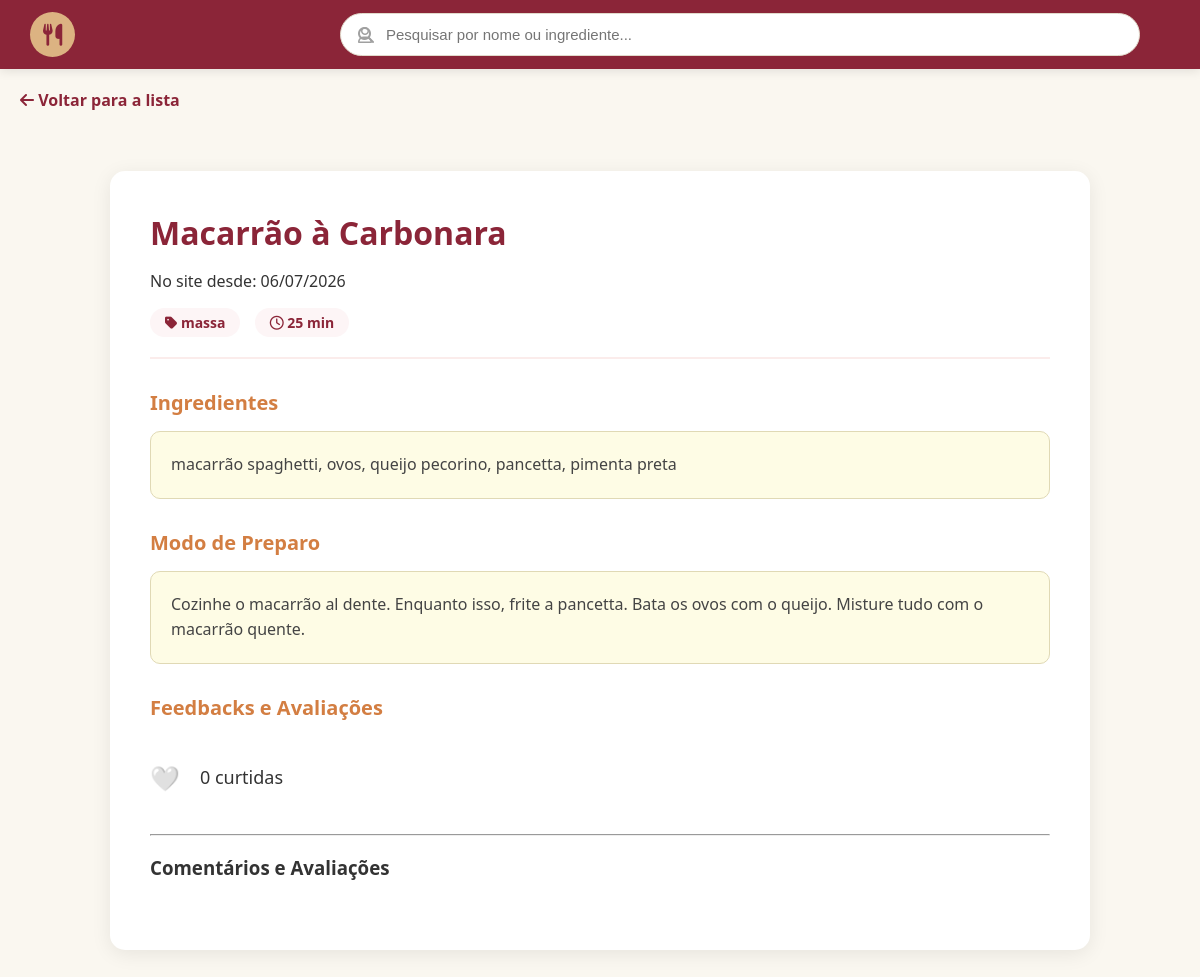
Page /views/recipes/recipe_view.php?id=3 on the committed database.
### tables this page shows
CREATE TABLE recipes (
    id INT AUTO_INCREMENT PRIMARY KEY,
    name VARCHAR(150) NOT NULL,
    ingredients TEXT NOT NULL,
    description TEXT,
    preparation_time INT,
    category VARCHAR(50),
    price DECIMAL(10, 2) DEFAULT 0.00,
    is_public BOOLEAN DEFAULT TRUE,
    
    user_id INT NULL,
    chef_id INT NULL,
    restaurant_id INT NULL,

    created_at TIMESTAMP DEFAULT CURRENT_TIMESTAMP,
    updated_at TIMESTAMP DEFAULT CURRENT_TIMESTAMP ON UPDATE CURRENT_TIMESTAMP,
    deleted_at DATETIME,

    CONSTRAINT fk_recipe_user FOREIGN KEY (user_id) REFERENCES users(id) ON DELETE CASCADE,
    CONSTRAINT fk_recipe_chef FOREIGN KEY (chef_id) REFERENCES chef(id) ON DELETE CASCADE,
    CONSTRAINT fk_recipe_restaurant FOREIGN KEY (restaurant_id) REFERENCES restaurants(id) ON DELETE CASCADE
);

### config/database.php (called while the page is built, shortened)
<?php
class database {
    private static $conexao = null;
    public static function getConexao() {
        if (self::$conexao === null) {
            try {
                $dsn = "mysql:host=" . DB_HOST . ";dbname=" . DB_NAME . ";charset=utf8mb4";
                self::$conexao = new PDO($dsn, DB_USER, DB_PASS, [
                    PDO::ATTR_ERRMODE => PDO::ERRMODE_EXCEPTION,
                    PDO::ATTR_DEFAULT_FETCH_MODE => PDO::FETCH_ASSOC,
                    PDO::ATTR_EMULATE_PREPARES => false,
                ]);
            } catch (PDOException $e) {
                die("Erro de conexão: " . $e->getMessage());
            }
        }
        return self::$conexao;
    }
}

### models/dao/recipeDAO.php (called while the page is built, shortened)
<?php
require_once dirname(__DIR__, 2) . '/config/database.php';
require_once dirname(__DIR__) . '/model/recipe.php';
class recipeDAO {
    private $conn;
    public function __construct() {
        $this->conn = database::getConexao();
    }
    public function read($id) {
        $sql = "SELECT r.*,
                COALESCE(u.name, c.name, res.name) as owner_name
                FROM recipes r
                LEFT JOIN users u ON r.user_id = u.id
                LEFT JOIN chef c ON r.chef_id = c.id
                LEFT JOIN restaurants res ON r.restaurant_id = res.id
                WHERE r.id = ?";
        $stmt = $this->conn->prepare($sql);
        $stmt->execute([$id]);
        $dados = $stmt->fetch(PDO::FETCH_ASSOC);
        $r = new Recipe(
            $dados['name'], $dados['ingredients'], $dados['description'],
            $dados['preparation_time'], $dados['category'], $dados['price'],
            $dados['is_public'], $dados['user_id'], $dados['chef_id'],
            $dados['restaurant_id'], $dados['id'], $dados['created_at']
        );
        $r->setOwnerName($dados['owner_name']);
        return $r;
    }
    public function getLikeCount($recipeId) {
        $sql = "SELECT COUNT(*) as total FROM recipe_likes WHERE recipe_id = ?";
        $stmt = $this->conn->prepare($sql);
        $stmt->execute([$recipeId]);
        return $stmt->fetch(PDO::FETCH_ASSOC)['total'];
    }
}

### models/model/recipe.php (called while the page is built, shortened)
<?php
class Recipe {
    private $id;
    private $name;
    private $ingredients;
    private $description;
    private $preparation_time;
    private $category;
    private $restaurant_id;
    private $created_at;
    public function __construct($name, $ingredients, $description = null, $preparation_time = null, $category = null, $price = 0.00, $is_public = 1, $user_id = null, $chef_id = null, $restaurant_id = null, $id = null, $created_at = null) {
        $this->created_at = $created_at;
    }
    public function getId() { return $this->id; }
    public function getName() { return $this->name; }
    public function getIngredients() { return $this->ingredients; }
    public function getDescription() { return $this->description; }
    public function getPreparationTime() { return $this->preparation_time; }
    public function getCategory() { return $this->category; }
    public function getRestaurantId() { return $this->restaurant_id; }
    public function getCreatedAt() { return $this->created_at; }
    public function setId($id) { $this->id = $id; }
    public function setName($n) { $this->name = trim($n); }
    public function setIngredients($i) { $this->ingredients = trim($i); }
    public function setDescription($d) { $this->description = trim($d); }
    public function setPreparationTime($pt) { $this->preparation_time = $pt; }
    public function setCategory($c) { $this->category = trim($c); }
    public function setRestaurantId($rid) { $this->restaurant_id = $rid; }
}

### views/recipes/recipe_view.php (the view, shortened to what this page needs)
<?php
require_once dirname(__DIR__, 2) . '/base.php';
require_once dirname(__DIR__, 2) . '/models/model/recipe.php';
require_once dirname(__DIR__, 2) . '/models/dao/recipeDAO.php';
$dao = new recipeDAO();
$r = null;
if (isset($_GET['id'])) { $r = $dao->read($_GET['id']); }
$userIdLogado = $_SESSION['user_id'] ?? null;
$curtiu = ($userIdLogado) ? $dao->userLiked($r->getId(), $userIdLogado) : false;
$totalLikes = $dao->getLikeCount($r->getId());
$isRestaurant = !empty($r->getRestaurantId());
?>
<div class="container">
    <a href="recipe_list.php" class="btn-back"><i class="fa-solid fa-arrow-left"></i> Voltar para a lista</a>
    <div class="view-card">
        <div class="view-header">
            <h1><?= htmlspecialchars($r->getName()) ?></h1>
            <p>No site desde: <?= date('d/m/Y', strtotime($r->getCreatedAt())) ?></p>
            <div style="margin-top: 10px;">
                <span class="badge-info"><i class="fa-solid fa-tag"></i> <?= htmlspecialchars($r->getCategory()) ?></span>
                <span class="badge-info"><i class="fa-regular fa-clock"></i> <?= htmlspecialchars($r->getPreparationTime()) ?> min</span>
            </div>
        </div>
        <div class="section-title">Ingredientes</div>
        <div class="content-box"><?= nl2br(htmlspecialchars($r->getIngredients())) ?></div>
        <?php if ($isRestaurant): ?>
            <div style="text-align: right; margin-bottom: 20px;">
                <h2 style="color: #e57300; font-size: 30px;">Valor: R$ <?= number_format($r->getPrice(), 2, ',', '.') ?></h2>
            </div>
            <div class="content-box" style="background: #fdf5f6; border-color: #8b2538;">
                <i class="fa-solid fa-circle-info"></i> <strong>Aviso:</strong> O modo de preparo desta receita é exclusivo deste estabelecimento.
            </div>
        <?php else: ?>
            <div class="section-title">Modo de Preparo</div>
            <div class="content-box"><?= nl2br(htmlspecialchars($r->getDescription())) ?></div>
        <?php endif; ?>
        <div class="section-title">Feedbacks e Avaliações</div>
        <div class="interaction-bar" style="display: flex; align-items: center; gap: 20px; margin: 20px 0;">
        <div class="interaction-bar" style="display: flex; align-items: center; gap: 20px; margin: 20px 0;">
            <?php if($userIdLogado): ?>
                <a href="recipe_like_action.php?id=<?= $r->getId() ?>" style="text-decoration: none; font-size: 24px;">
                    <?= $curtiu ? '❤️' : '🤍' ?>
                </a>
            <?php else: ?>
                <a href="../users/login.php" style="text-decoration: none; font-size: 24px;" title="Faça login para curtir">
                    🤍
                </a>
            <?php endif; ?>
            <span style="font-size: 18px; color: #333;"><?= $totalLikes ?> curtidas</span>
        </div>
    </div>
    <hr>
    <div class="reviews-section">
        <h3>Comentários e Avaliações</h3>
    </div>
    </div>
</div>
</body>
</html>

### base.php (style rules this page uses)
body { font-family: 'Segoe UI', Tahoma, Geneva, Verdana, sans-serif; margin: 0; padding: 0; background-color: #FAF7F0; }
.container { max-width: 1200px; margin: 0 auto; padding: 20px; }
:root { --bg-principal: #FAF7F0; --bg-navbar: #8b2538; --bg-sidebar: #ffffff; --texto-principal: #333333; --borda-item: #eee; --sombra: rgba(0,0,0,0.15); --bg-toggle-capsula: #FAF7F0; --cor-toggle-elementos: #8b2538; }
body { background-color: var(--bg-principal) !important; color: var(--texto-principal) !important; transition: background-color 0.3s, color 0.3s; }

### views/recipes/recipe_view.php (style rules this page uses)
.view-card { background: white; padding: 40px; border-radius: 15px; box-shadow: 0 4px 20px rgba(0,0,0,0.08); max-width: 900px; margin: 40px auto; }
.view-header { border-bottom: 2px solid #fbeceb; padding-bottom: 20px; margin-bottom: 30px; }
.view-header h1 { color: #8b2538; margin: 0; font-size: 32px; }
.badge-info { display: inline-block; background: #fdf5f6; color: #8b2538; padding: 5px 15px; border-radius: 20px; font-weight: 600; margin-right: 10px; font-size: 14px; }
.section-title { color: #d37e42; font-size: 20px; font-weight: bold; margin-bottom: 15px; display: flex; align-items: center; gap: 10px; }
.content-box { background: #fefce5; padding: 20px; border-radius: 10px; border: 1px solid #e0d9b5; line-height: 1.6; color: #444; margin-bottom: 30px; }
.btn-back { display: inline-block; margin-bottom: 20px; text-decoration: none; color: #8b2538; font-weight: bold; }

### rows in the picture
recipes: name "Macarrão à Carbonara", created_at "06/07/2026", category "massa", preparation_time "25", ingredients "macarrão spaghetti, ovos, queijo pecorino, pancetta, pimenta preta", description "Cozinhe o macarrão al dente. Enquanto isso, frite a pancetta. Bata os ovos com o queijo. Misture tudo com o macarrão quente."

### other values in the picture
$totalLikes "0"
